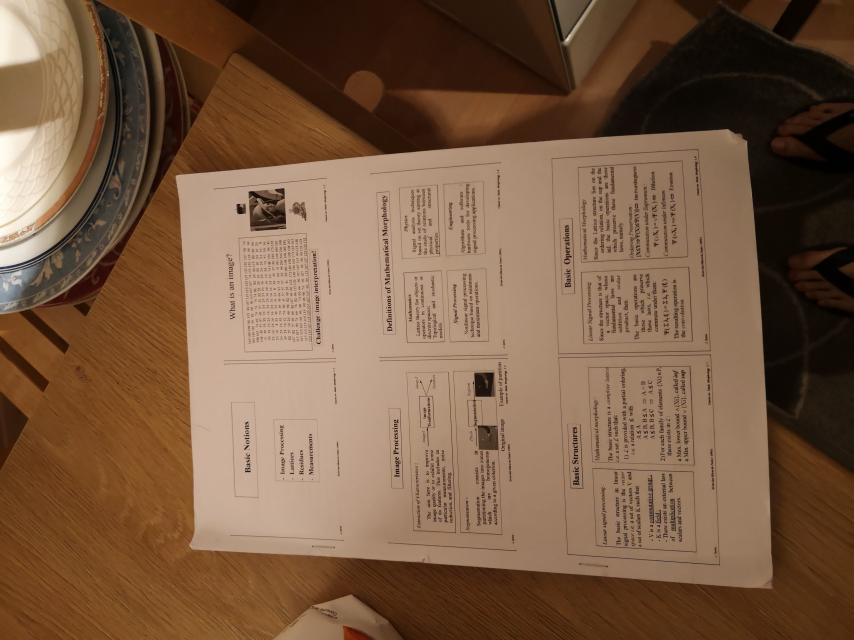
#> input picture imgaes/doc11.jpg, 2560 x 1920 px, found by its file name (shown at 1/3 size)
$ jupyter execute --allow-errors 'Document Scanning - Yanhao LI.ipynb'
#> lines starting #> are read from the running program, lines starting #| are printed output that depends on the picture; after the words box and inside, x2 and y2 are one past the last pixel; in counts of white or black regions, pixels touching at a corner belong together
## Part I : Work with SMIL
In this part, the images are processed with functions in the library SMIL.

[cell 1]
import numpy as np;
import cv2
#> (the rest of this cell did not finish here and is left out)

First, we transform the color space in L*a*b and extract its three channels

#> (a cell that did not finish here is left out)

#> (a cell that did not finish here is left out)

Set markers and apply watershed algorithm

#> (a cell that did not finish here is left out)

Since the result seems not satisfactory, we try to combine some segments using the MST algorithm. But to use the watershedEV, we have to predefine the number of regions we want to obtain, which depends on the image.

#> (a cell that did not finish here is left out)

The segmentation result is not bad. But to automatically scan the document, the machine doesn't know how many regions it shoulds obtain. So we should try another method.

We notice that if we can select a good threshold for imgra, we can effectively recognize the edges we want and remove the noise. Two algorithms are proposed here to select a good threshold: Triangle threshold and Otsu threshold. Since I can't find these two algorithms in SMIL, I decide to use OpenCV to process the image. Besides, OpenCV integrates several methods of Houghline detecting which are necessary to detect the edges of a piece of paper.

## Part II : Work with OpenCV
In this part, the images are processed with functions in the library OpenCV

[cell 6]
import cv2
import numpy as np
import math
from matplotlib import pyplot as plt

Transform the color space in Lab and extract its three channels. Then apply closing transformation on l_channel and erosion transformation on a_channel.

[cell 7]
img = cv2.imread("images/doc11.jpg")
#> img is the input picture: shape (1920, 2560, 3); mean B, G, R 67.2, 91, 121.1
print("Original image")
plt.imshow(cv2.cvtColor(img, cv2.COLOR_BGR2RGB))
plt.show()

# Resize the image
img = cv2.resize(img,None,fx=0.1, fy=0.1, interpolation = cv2.INTER_CUBIC)
#> img: shape (192, 256, 3)
lab_image = cv2.cvtColor(img, cv2.COLOR_BGR2LAB)
#> lab_image: shape (192, 256, 3); mean of channels 0, 1, 2 102.8, 137.5, 146.3
l_channel,a_channel,b_channel = cv2.split(lab_image)

# Apply closing transformation on L channel
kernel = np.ones((7,7), np.uint8)
img_l = cv2.morphologyEx(l_channel, cv2.MORPH_CLOSE, kernel)

# Apply erosion transformation on A channel
kernel = np.ones((3,3), np.uint8)
img_a = cv2.erode(a_channel,kernel,iterations = 1)

img_b = b_channel


print("L channel")
plt.imshow(l_channel, "gray")
plt.show()
print("a channel")
plt.imshow(a_channel, "gray")
plt.show()
print("b channel")
plt.imshow(b_channel, "gray")
plt.show()
print("L channel after closing")
plt.imshow(img_l,"gray")
plt.show()
print("a channel after erosion")
plt.imshow(img_a,"gray")
plt.show()

Apply gradient on three channels, and sum them up.

[cell 8]
kernel = np.ones((3,3), np.uint8)
imgra_l = cv2.morphologyEx(img_l, cv2.MORPH_GRADIENT, kernel)
imgra_a = cv2.morphologyEx(img_a, cv2.MORPH_GRADIENT, kernel)
imgra_b = cv2.morphologyEx(img_b, cv2.MORPH_GRADIENT, kernel)
imgra = imgra_l + imgra_a + imgra_b

plt.imshow(imgra,"gray")
plt.show()

Apply Triangle threshold algorithm to select an appropriate threshold, then filter the gradient image.

[cell 9]
ret, thresh = cv2.threshold(imgra,0,255,cv2.THRESH_TRIANGLE)
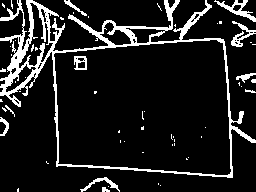
#> thresh: shape (192, 256); 12% white; 58 white regions (47 under 20 px), largest, box (x1, y1, x2, y2) and area: (0, 0, 256, 178) 4625, (214, 0, 256, 22) 261, (231, 21, 256, 47) 209
#> ret = 22
plt.imshow(thresh,"gray")
plt.show()

The black areas of the image above are classified into several connected area. Then we define markers from these connected areas, and apply the watershed algorithm.

[cell 10]
marker = cv2.bitwise_not(thresh)
kernel = np.ones((3,3), np.uint8)
marker = cv2.erode(marker, kernel)
#> marker: shape (192, 256); 78% white; 27 black regions (9 under 20 px), largest, box (x1, y1, x2, y2) and area: (0, 0, 256, 179) 8519, (213, 0, 256, 23) 445, (230, 20, 256, 48) 382
ret, marker = cv2.connectedComponents(marker)
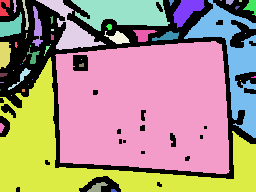
#> marker: shape (192, 256) int32; 52 distinct labels, from 0 to 51; one colour per label, 0 black
#> ret = 52
plt.imshow(marker)
plt.show()

imgra = cv2.merge((imgra_l,imgra_a,imgra_b))
#> imgra: shape (192, 256, 3); mean of channels 0, 1, 2 6.7, 1.4, 3.9
imws = cv2.watershed(imgra,marker)
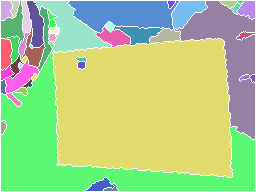
#> imws: shape (192, 256) int32; 51 distinct labels, from -1 to 51; one colour per label, 0 black, -1 white

plt.imshow(imws)
plt.show()

The segmentation result is satisfactory, because most noise is removed by the threshold filtering.

Then we are going to apply the Houghline algorithm to detect the edges of a document.

[cell 11]
# Before using the houghlines algorithm, we have to process the images' formats.
# NB : in the watershed image, the boundaries between the basins are set to -1.

# Convert the watershed image into uint8 type.
imws8 = np.uint8(imws)

# Set the boundaries to 255 and the other regions to 0.
lenx, leny = imws.shape
#> lenx = 192; leny = 256
imws8[imws>=0] = 0
#> imws8: shape (192, 256); 5.6% white in thin lines or dots
imws8[imws==-1] = 255

# Since the global edge of the watershed image is set as boundaries, we have to delete its four boundaries.
for i in range(lenx):
    imws8[i][0] = 0
    imws8[i][leny-1] = 0
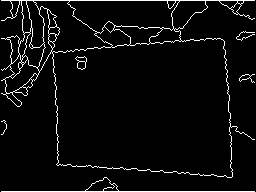
#> imws8: shape (192, 256); 4.8% white in thin lines or dots
for j in range(leny):
    imws8[0][j] = 0
    imws8[lenx-1][j] = 0
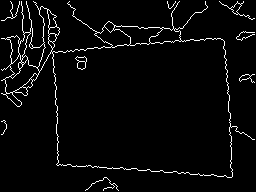
#> imws8: shape (192, 256); 3.8% white in thin lines or dots

plt.imshow(imws8, "gray")
plt.show()

# Apply the classical houghlines algorithm
imgcopy = img.copy()
minLineLength = 30
maxLineGap = 10
lines = cv2.HoughLines(imws8,1,np.pi/180,10)

for x in range(0,len(lines)):
    for rho,theta in lines[x]:
        a = np.cos(theta)
        b = np.sin(theta)
        x0 = a*rho
        y0 = b*rho
        x1 = int(x0 + 1000*(-b))
        y1 = int(y0 + 1000*(a))
        x2 = int(x0 - 1000*(-b))
        y2 = int(y0 - 1000*(a))

        cv2.line(imgcopy,(x1,y1),(x2,y2),(0,0,255),2)

plt.imshow(imgcopy, "gray")
plt.show()

There are too many houghline candidates, we have to select the best lines for the document edges.

We are going to define an energy for each line by "U = mean_distance / sqrt(lenth + 1)" according to the thesis "REAL-TIME DOCUMENT DETECTION IN SMARTPHONE VIDEOS".

[cell 12]
def myCandidates(imIn, lines):

    imTmp = imIn.copy()
    imTmp = 255 - imTmp # inverse the imTmp
#> imTmp: shape (192, 256); 96.2% white; black in thin lines or dots
    dist = cv2.distanceTransform(imTmp, cv2.DIST_L2, 3)
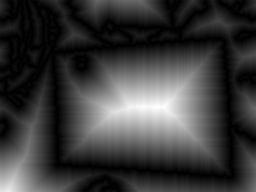
#> dist: shape (192, 256) float32; min 0, max 61.12, mean 14.3; drawn with min black and max white

    imLine = imIn.copy()
    candidates = []
    for x in range(len(lines)):
        for rho,theta in lines[x]:
            imLine[:][:] = 0
            distTmp = dist.copy()
            a = np.cos(theta)
            b = np.sin(theta)
            x0 = a*rho
            y0 = b*rho
            x1 = int(x0 + 1000*(-b))
            y1 = int(y0 + 1000*(a))
            x2 = int(x0 - 1000*(-b))
            y2 = int(y0 - 1000*(a))
            cv2.line(imLine,(x1,y1),(x2,y2),255,1)

            imLine[dist>3]=0
            distTmp[imLine==0]=0

            length = (imLine!=0).sum()
            meanDist = distTmp.sum()/(imLine!=0).sum()
            energy = meanDist / math.sqrt(length + 1)
            candidates.append([rho, theta, energy])
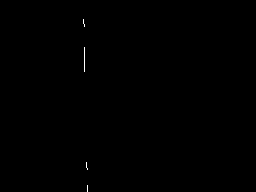
#> imLine: shape (192, 256); 0.1% white in thin lines or dots, all inside (x1, y1, x2, y2) = (83, 19, 88, 192)
#> after the loop, candidates = 3179 items, first 6: [160, 1.64, 0.0459], [56, 1.48, 0.056], [58, 1.47, 0.0618], [53, 1.5, 0.0558], [157, 1.66, 0.0611], [50, 1.52, 0.0742]
    return candidates

def draw(imIn, candidateLines, color=(255,0,0)):
    for rho, theta, _ in candidateLines:
        a = np.cos(theta)
        b = np.sin(theta)
        x0 = a*rho
        y0 = b*rho
        x1 = int(x0 + 1000*(-b))
        y1 = int(y0 + 1000*(a))
        x2 = int(x0 - 1000*(-b))
        y2 = int(y0 - 1000*(a))
        cv2.line(imIn,(x1,y1),(x2,y2),color,1)

Calculate the enery of each line and classify the lines in two types: horizontal and vertical

[cell 13]
# Calculate the energy of each candidate line and obtain a list [rho, theta, energy]
candidateLines = myCandidates(imws8, lines)
#> candidateLines has the same summary as candidates in myCandidates

# Divide the lines into vertical lines and horizontal lines
verticalLines = []
horizontalLines = []
for x in candidateLines:
    if (x[1]>=np.pi/4 and x[1]<3*np.pi/4):
        horizontalLines.append(x)
    else:
        verticalLines.append(x)
#> this loop made 3179 passes
#> after the loop, horizontalLines = 1712 items, first 6: [160, 1.64, 0.0459], [56, 1.48, 0.056], [58, 1.47, 0.0618], [53, 1.5, 0.0558], [157, 1.66, 0.0611], [50, 1.52, 0.0742]; verticalLines = 1467 items, first 6: [-220, 3.07, 0.0649], [-52, 3.11, 0.0718], [-54, 3.12, 0.0696], [-47, 3.05, 0.0802], [-222, 3.09, 0.0518], [-50, 3.09, 0.0637]

# Draw the lines
imgcopy = img.copy()
for rho, theta, _ in verticalLines:
    a = np.cos(theta)
    b = np.sin(theta)
    x0 = a*rho
    y0 = b*rho
    x1 = int(x0 + 1000*(-b))
    y1 = int(y0 + 1000*(a))
    x2 = int(x0 - 1000*(-b))
    y2 = int(y0 - 1000*(a))
    cv2.line(imgcopy,(x1,y1),(x2,y2),(255,0,0),1)
#> this loop made 1467 passes
#> (rho, theta, a, b, x0, y0, x1, y1) on passes 1 to 3: (-220, 3.07, -0.998, 0.0698, 219.5, -15.35, 149, -1012), (-52, 3.11, -0.999, 0.0349, 51.97, -1.81, 17, -1001), (-54, 3.12, -1, 0.0175, 53.99, -0.942, 36, -1000)
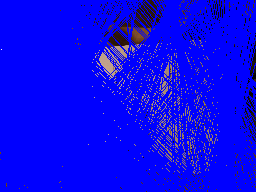
#> imgcopy: shape (192, 256, 3); mean B, G, R 238.2, 7.3, 9.6

for rho, theta, _ in horizontalLines:
    a = np.cos(theta)
    b = np.sin(theta)
    x0 = a*rho
    y0 = b*rho
    x1 = int(x0 + 1000*(-b))
    y1 = int(y0 + 1000*(a))
    x2 = int(x0 - 1000*(-b))
    y2 = int(y0 - 1000*(a))
    cv2.line(imgcopy,(x1,y1),(x2,y2),(0,255,0),1)
#> this loop made 1712 passes
#> (rho, theta) on passes 28 to 30: (62, 1.4), (37, 1.48), (28, 1.55)
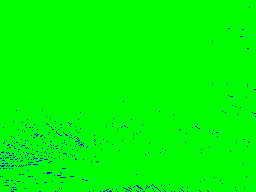
#> imgcopy: shape (192, 256, 3); mean B, G, R 3.3, 251.7, 0


plt.imshow(imgcopy)
plt.show()

Sort the candidate lines and draw the lines with low energy

[cell 14]
# Sort the candidate lines by their energies in ascending order
def takeThird(elem):
    return elem[2]

verticalLines.sort(key=takeThird)
horizontalLines.sort(key=takeThird)

# Draw the first 6 candidate lines
imgcopy = img.copy()
draw(imgcopy, verticalLines[0:3], (255,0,0))
draw(imgcopy, horizontalLines[0:5], (0,255,0))
#> call 2 of draw, with color = (0, 255, 0)
#> after the loop in draw (call 2), `for rho, theta, _ in candidateLines:`:
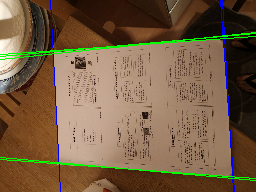
#> imIn: shape (192, 256, 3); mean B, G, R 68, 94.1, 117.6

$ run again, with imgaes/doc15.jpg copied over imgaes/doc11.jpg
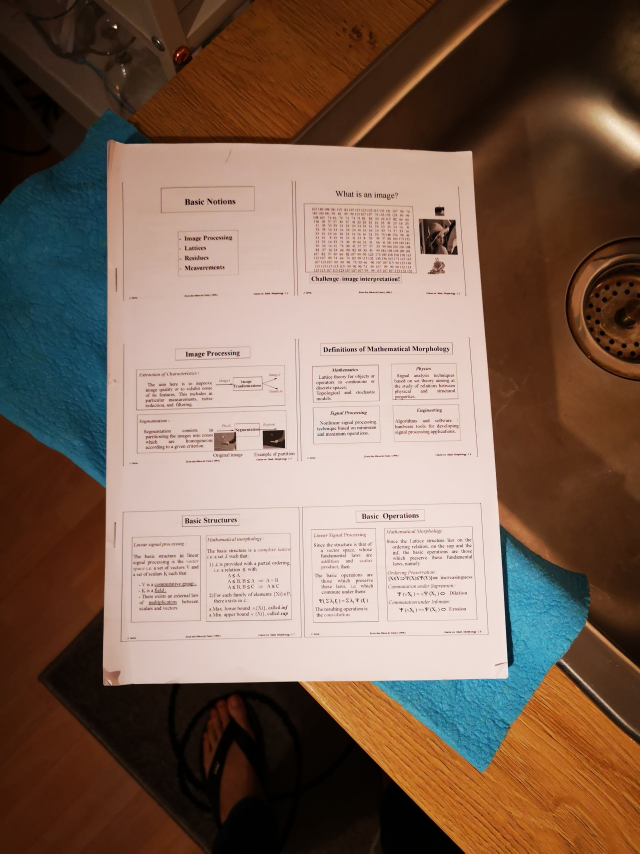
#> input picture imgaes/doc15.jpg, 1920 x 2560 px, found by its file name (shown at 1/3 size)
#> img is the input picture: shape (2560, 1920, 3); mean B, G, R 87.7, 102.2, 126
#> img: shape (256, 192, 3)
#> lab_image: shape (256, 192, 3); mean of channels 0, 1, 2 112.3, 137.1, 140.5
#> thresh: shape (256, 192); 13.9% white; 79 white regions (66 under 20 px), largest, box (x1, y1, x2, y2) and area: (0, 0, 192, 256) 5194, (168, 70, 192, 115) 736, (125, 65, 138, 77) 117
#> `ret, thresh = cv2.threshold(imgra,0,255,cv2.THRESH_TRIANGLE)`: ret = 25
#> `ret, marker = cv2.connectedComponents(marker)`: ret = 29
#> imws: shape (256, 192) int32; 27 distinct labels, from -1 to 28
#> after the loop `for j in range(leny):`:
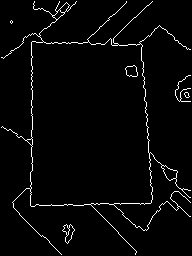
#> imws8: shape (256, 192); 2.9% white in thin lines or dots
#> lines = 2017 rows, first 8: [-138, 3.07], [31, 0], [-30, 3.12], [33, 0.0175], [205, 1.55], [-135, 3.05], [207, 1.54], [-140, 3.09]
#> imTmp: shape (256, 192); 97.1% white; black in thin lines or dots
#> after the loop in myCandidates, `for x in range(len(lines)):`: candidates = 2017 items, first 6: [-138, 3.07, 0.0461], [31, 0, 0.0507], [-30, 3.12, 0.0781], [33, 0.0175, 0.0645], [205, 1.55, 0.0757], [-135, 3.05, 0.0659]
#> candidateLines has the same summary as candidates in myCandidates
#> the loop `for x in candidateLines:` made 2017 passes
#> after the loop `for x in candidateLines:`: horizontalLines = 964 items, first 6: [205, 1.55, 0.0757], [207, 1.54, 0.058], [203, 1.57, 0.106], [201, 1.59, 0.114], [41, 1.61, 0.0702], [39, 1.62, 0.0741]; verticalLines = 1053 items, first 6: [-138, 3.07, 0.0461], [31, 0, 0.0507], [-30, 3.12, 0.0781], [33, 0.0175, 0.0645], [-135, 3.05, 0.0659], [-140, 3.09, 0.0731]
#> the loop `for rho, theta, _ in verticalLines:` made 1053 passes
#> (rho, theta, a, b, x0, y0, x1, y1) on passes 1 to 3: (-138, 3.07, -0.998, 0.0698, 137.7, -9.63, 67, -1007), (31, 0, 1, 0, 31, 0, 31, 1000), (-30, 3.12, -1, 0.0175, 30, -0.524, 12, -1000)
#> the loop `for rho, theta, _ in horizontalLines:` made 964 passes
#> (rho, theta) on passes 28 to 30: (198, 1.61), (87, 0.838), (103, 0.838)
#> after the loop in draw (call 2), `for rho, theta, _ in candidateLines:`:
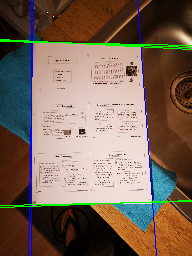
#> imIn: shape (256, 192, 3); mean B, G, R 89, 103.6, 122.8

$ run again, with imgaes/doc01.png saved as imgaes/doc11.jpg
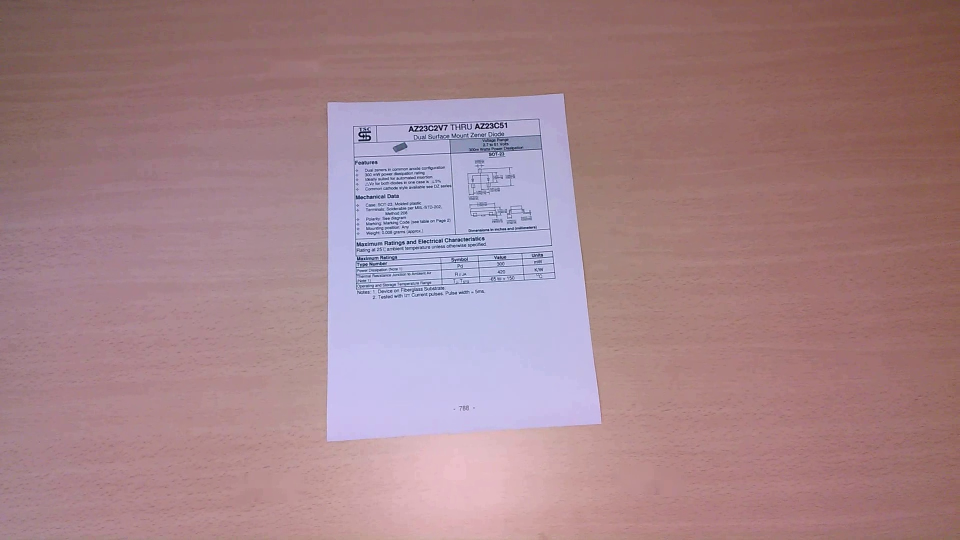
#> input picture imgaes/doc01.png, 1920 x 1080 px, found by its file name (shown at 1/2 size)
#> img is the input picture: shape (1080, 1920, 3); mean B, G, R 138.3, 131.8, 165
#> img: shape (108, 192, 3)
#> lab_image: shape (108, 192, 3); mean of channels 0, 1, 2 148.6, 142.3, 129.8
#> thresh: shape (108, 192); 4.9% white in thin lines or dots, all inside (x1, y1, x2, y2) = (10, 7, 191, 106)
#> `ret, thresh = cv2.threshold(imgra,0,255,cv2.THRESH_TRIANGLE)`: ret = 18
#> `ret, marker = cv2.connectedComponents(marker)`: ret = 11
#> imws: shape (108, 192) int32; 11 distinct labels, from -1 to 10
#> lines = 483 rows, first 8: [-108, 3.02], [67, 0.0349], [65, 0], [66, 0.0175], [-107, 3], [-109, 3.04], [68, 0.0524], [-64, 3.12]
#> imTmp: shape (108, 192); 98% white; black in thin lines or dots, all inside (x1, y1, x2, y2) = (64, 18, 121, 89)
#> after the loop in myCandidates, `for x in range(len(lines)):`: candidates = 483 items, first 6: [-108, 3.02, 0.0774], [67, 0.0349, 0.13], [65, 0, 0.0626], [66, 0.0175, 0.129], [-107, 3, 0.0797], [-109, 3.04, 0.153]
#> candidateLines has the same summary as candidates in myCandidates
#> the loop `for x in candidateLines:` made 483 passes
#> after the loop `for x in candidateLines:`: horizontalLines = 264 items, first 6: [94, 1.48, 0.0611], [95, 1.47, 0.0774], [22, 1.54, 0.0831], [19, 1.57, 0.145], [21, 1.55, 0.0729], [92, 1.5, 0.0946]; verticalLines = 219 items, first 6: [-108, 3.02, 0.0774], [67, 0.0349, 0.13], [65, 0, 0.0626], [66, 0.0175, 0.129], [-107, 3, 0.0797], [-109, 3.04, 0.153]
#> the loop `for rho, theta, _ in verticalLines:` made 219 passes
#> (rho, theta, a, b, x0, y0, x1, y1) on passes 1 to 3: (-108, 3.02, -0.993, 0.122, 107.2, -13.16, -14, -1005), (67, 0.0349, 0.999, 0.0349, 66.96, 2.34, 32, 1001), (65, 0, 1, 0, 65, 0, 65, 1000)
#> the loop `for rho, theta, _ in horizontalLines:` made 264 passes
#> (rho, theta) on passes 28 to 30: (16, 1.61), (19, 1.64), (15, 1.69)
#> after the loop in draw (call 2), `for rho, theta, _ in candidateLines:`:
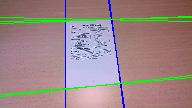
#> imIn: shape (108, 192, 3); mean B, G, R 134.6, 135, 156.5
